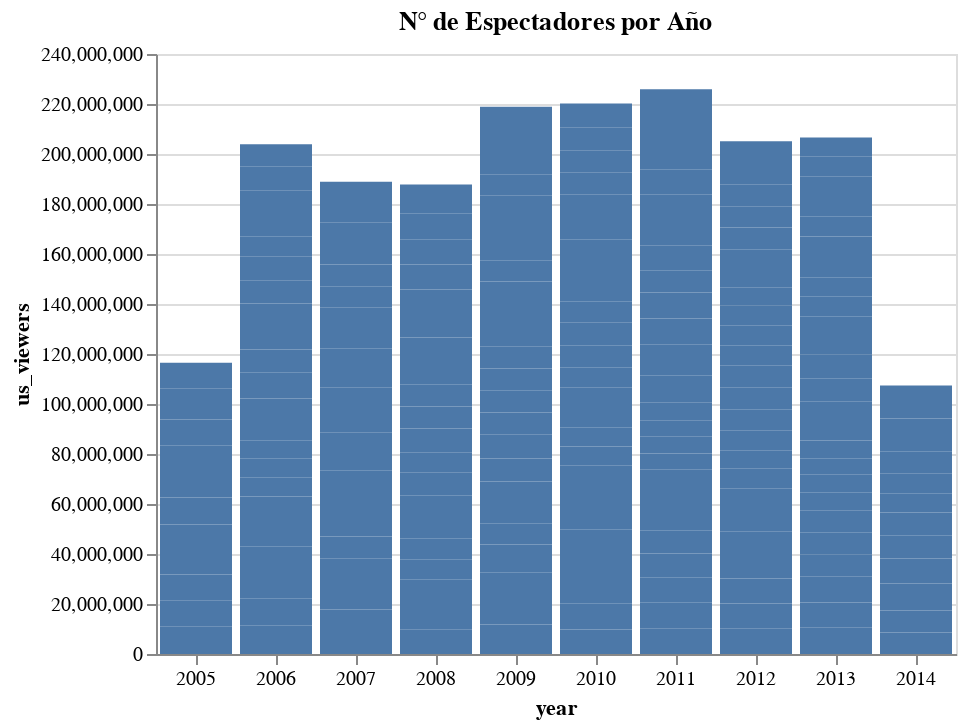

The notebook cell saved with this chart:
### Markdown cell above
###N° de Espectadores por Año

### Code cell
alt.Chart(imdb_episodes).mark_bar().configure_axis(
    labelAngle=0
    ).encode(
    x='year',
    y='us_viewers'
).properties(title= "N° de Espectadores por Año", height=300, width=400)

### Figure 1 — Vega-Lite specification as saved in the notebook (floating-point values rounded to 4 significant figures; data arrays with more than 128 entries replaced by an {"elided": "..."} marker saying what was removed)
{"config": {"view": {"continuousWidth": 400, "continuousHeight": 300}, "axis": {"labelAngle": 0}}, "data": {"name": "data-3635147cc86f6a19c6d185ebfa84699e"}, "mark": "bar", "encoding": {"x": {"field": "year", "type": "nominal"}, "y": {"field": "us_viewers", "type": "quantitative"}}, "height": 300, "title": "N° de Espectadores por Año", "width": 400, "$schema": "https://vega.github.io/schema/vega-lite/v4.17.0.json", "datasets": {"data-3635147cc86f6a19c6d185ebfa84699e": {"elided": "208 records"}}}
